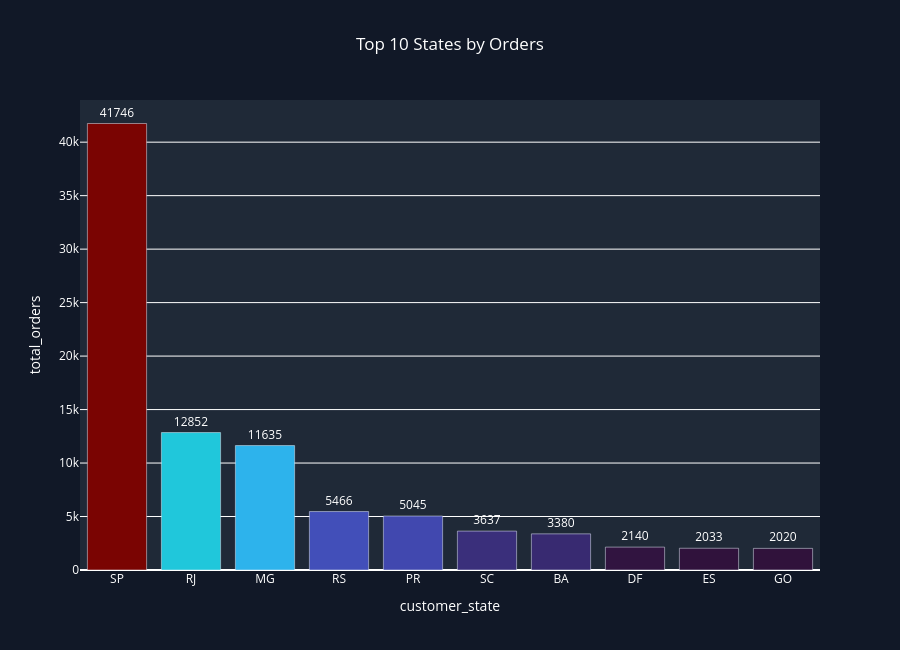

The code cell stored with this chart in its notebook:
### Markdown cell above
## Key Findings

### Revenue Distribution

- São Paulo (SP) is the dominant market, generating approximately 5.92M in revenue.
- SP generates nearly three times more revenue than the second-ranked state (RJ).
- Revenue is highly concentrated among a small number of states.
- RJ and MG form the second tier of major revenue-generating regions.

### Code cell
#Orders by State
fig = px.bar(
    state_orders.head(10),
    x="customer_state",
    y="total_orders",
    color="total_orders",
    text="total_orders",
    title="Top 10 States by Orders",
    color_continuous_scale="Turbo"
)

fig.update_traces(
    textposition="outside"
)

fig.update_layout(
    title_x=0.5,
    height=650,
    paper_bgcolor="#111827",
    plot_bgcolor="#1F2937",
    font_color="white",
    coloraxis_showscale=False
)

fig.show()

### Figure 1 — Plotly figure (JSON) as saved in the notebook; plotly's stock layout.template omitted (floating-point values rounded to 4 significant figures)
{"data": [{"hovertemplate": "customer_state=%{x}<br>total_orders=%{marker.color}<extra></extra>", "legendgroup": "", "marker": {"color": [41746, 12852, 11635, 5466, 5045, 3637, 3380, 2140, 2033, 2020], "coloraxis": "coloraxis", "pattern": {"shape": ""}}, "name": "", "orientation": "v", "showlegend": false, "text": [41750.0, 12850.0, 11640.0, 5466.0, 5045.0, 3637.0, 3380.0, 2140.0, 2033.0, 2020.0], "textposition": "outside", "type": "bar", "x": ["SP", "RJ", "MG", "RS", "PR", "SC", "BA", "DF", "ES", "GO"], "xaxis": "x", "y": [41746, 12852, 11635, 5466, 5045, 3637, 3380, 2140, 2033, 2020], "yaxis": "y"}], "layout": {"barmode": "relative", "coloraxis": {"autocolorscale": false, "colorbar": {"title": {"text": "total_orders"}}, "colorscale": [[0, "#30123b"], [0.07143, "#4145ab"], [0.1429, "#4675ed"], [0.2143, "#39a2fc"], [0.2857, "#1bcfd4"], [0.3571, "#24eca6"], [0.4286, "#61fc6c"], [0.5, "#a4fc3b"], [0.5714, "#d1e834"], [0.6429, "#f3c63a"], [0.7143, "#fe9b2d"], [0.7857, "#f36315"], [0.8571, "#d93806"], [0.9286, "#b11901"], [1, "#7a0402"]], "showscale": false}, "font": {"color": "white"}, "height": 650, "legend": {"tracegroupgap": 0}, "paper_bgcolor": "#111827", "plot_bgcolor": "#1F2937", "title": {"text": "Top 10 States by Orders", "x": 0.5}, "xaxis": {"anchor": "y", "domain": [0, 1], "title": {"text": "customer_state"}}, "yaxis": {"anchor": "x", "domain": [0, 1], "title": {"text": "total_orders"}}}}
